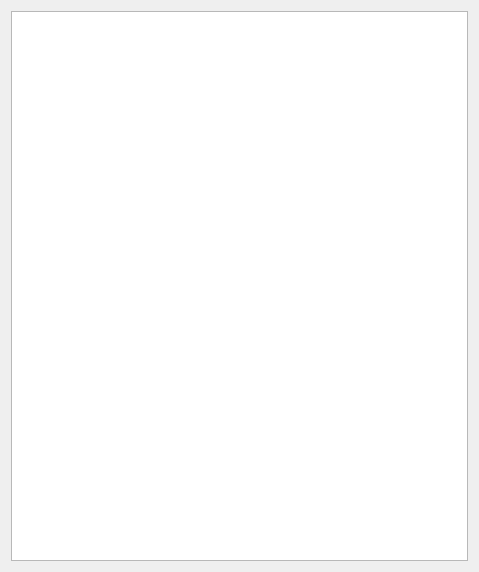
<?xml version="1.0" encoding="UTF-8"?>
<ui version="4.0">
 <class>StaWindow</class>
 <widget class="QDialog" name="StaWindow">
  <property name="geometry">
   <rect>
    <x>0</x>
    <y>0</y>
    <width>479</width>
    <height>572</height>
   </rect>
  </property>
  <property name="windowTitle">
   <string>StaWindow</string>
  </property>
  <layout class="QVBoxLayout" name="verticalLayout">
   <item>
    <widget class="QTableWidget" name="tableWidget"/>
   </item>
  </layout>
 </widget>
 <layoutdefault spacing="6" margin="11"/>
 <resources/>
 <connections/>
</ui>
